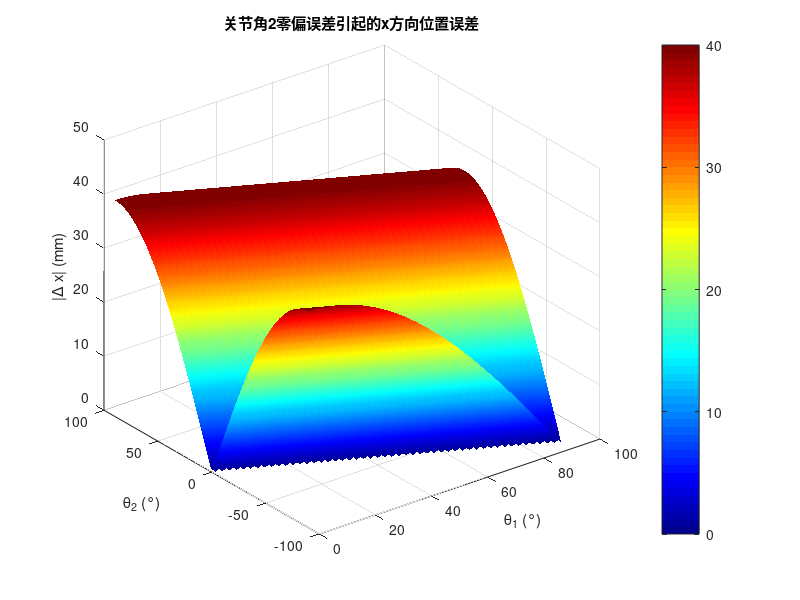
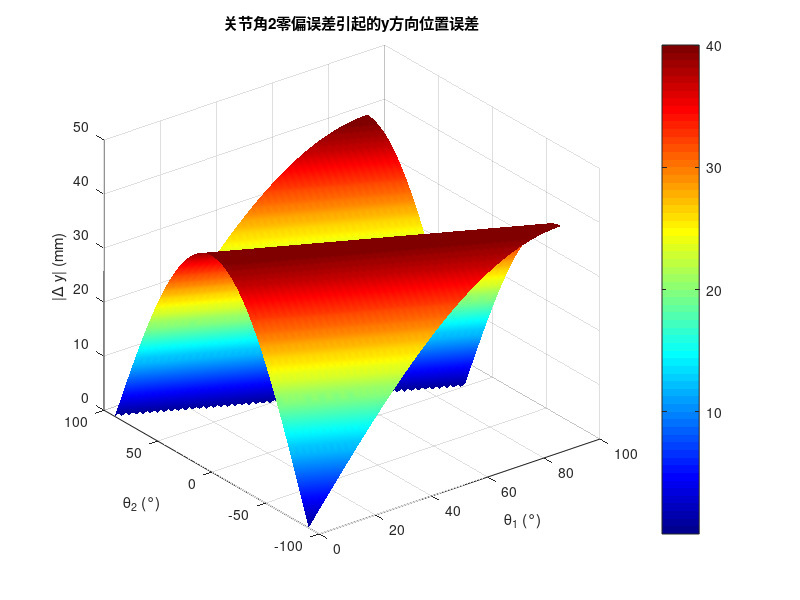
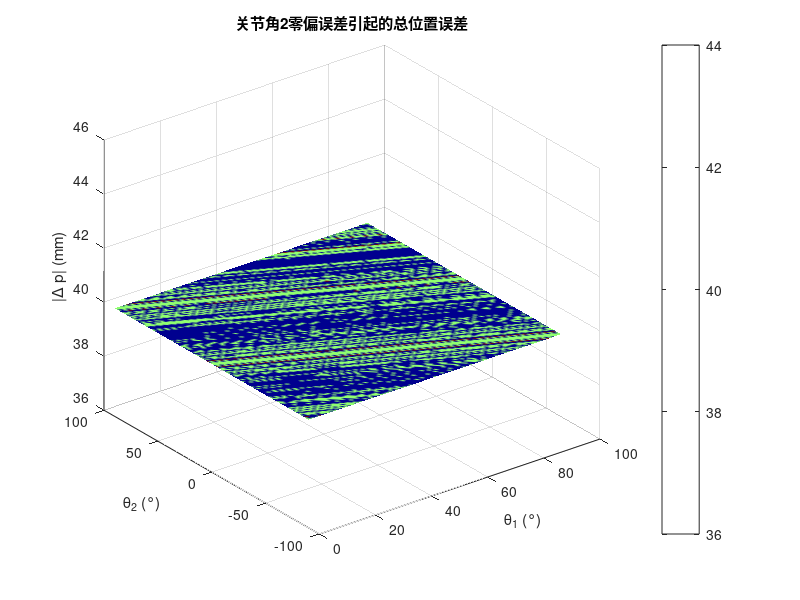

These charts were generated, in order, by the following MATLAB code:
%% ============================================================
%  二自由度机械臂关节角2零偏误差传播分析
%% ============================================================

clear; clc; close all;

%% 1. 参数设置
a1 = 1.0;
a2 = 0.8;
dtheta = 0.05;

theta1 = linspace(0, pi/2, 100);
theta2 = linspace(-pi/2, pi/2, 100);
[TH1, TH2] = meshgrid(theta1, theta2);

%% 2. 误差传播公式
% 仅θ2存在零偏误差时：
%   ∂x/∂θ2 = -a2*sin(θ1+θ2)
%   ∂y/∂θ2 =  a2*cos(θ1+θ2)

dx_dth2 = -a2 * sin(TH1 + TH2);
dy_dth2 =  a2 * cos(TH1 + TH2);

Delta_x = dx_dth2 * dtheta;
Delta_y = dy_dth2 * dtheta;
Delta_total = sqrt(Delta_x.^2 + Delta_y.^2);

fprintf('================ 关节角2零偏误差传播分析 ================\n');
fprintf('零偏误差: Δθ=%.4frad (%.2f°)\n', dtheta, rad2deg(dtheta));

%% 3. x方向误差曲面
figure('Name', 'x方向误差曲面(θ2)', 'Position', [50 550 600 450]);
surf(rad2deg(TH1), rad2deg(TH2), abs(Delta_x)*1000, 'EdgeColor', 'none');
colorbar; xlabel('\theta_1 (°)'); ylabel('\theta_2 (°)');
zlabel('|\Delta x| (mm)'); title('关节角2零偏误差引起的x方向位置误差');
colormap(jet); shading interp;

fprintf('\nx方向误差范围: %.4f ~ %.4f mm\n', min(abs(Delta_x(:)))*1000, max(abs(Delta_x(:)))*1000);

%% 4. y方向误差曲面
figure('Name', 'y方向误差曲面(θ2)', 'Position', [700 550 600 450]);
surf(rad2deg(TH1), rad2deg(TH2), abs(Delta_y)*1000, 'EdgeColor', 'none');
colorbar; xlabel('\theta_1 (°)'); ylabel('\theta_2 (°)');
zlabel('|\Delta y| (mm)'); title('关节角2零偏误差引起的y方向位置误差');
colormap(jet); shading interp;

fprintf('y方向误差范围: %.4f ~ %.4f mm\n', min(abs(Delta_y(:)))*1000, max(abs(Delta_y(:)))*1000);

%% 5. 总位置误差曲面
figure('Name', '总位置误差曲面(θ2)', 'Position', [50 50 600 450]);
surf(rad2deg(TH1), rad2deg(TH2), Delta_total*1000, 'EdgeColor', 'none');
colorbar; xlabel('\theta_1 (°)'); ylabel('\theta_2 (°)');
zlabel('|\Delta p| (mm)'); title('关节角2零偏误差引起的总位置误差');
colormap(jet); shading interp;

fprintf('总位置误差范围: %.4f ~ %.4f mm\n', min(Delta_total(:))*1000, max(Delta_total(:))*1000);

%% 6. 误差特性分析
fprintf('\n================ 误差特性分析 ================\n');

[max_err, max_idx] = max(Delta_total(:));
[max_i, max_j] = ind2sub(size(TH1), max_idx);
fprintf('最大总误差: %.4f mm\n', max_err*1000);
fprintf('  出现在 θ1=%.1f°, θ2=%.1f°\n', rad2deg(TH1(max_i,max_j)), rad2deg(TH2(max_i,max_j)));

[min_err, min_idx] = min(Delta_total(:));
[min_i, min_j] = ind2sub(size(TH1), min_idx);
fprintf('最小总误差: %.4f mm\n', min_err*1000);
fprintf('  出现在 θ1=%.1f°, θ2=%.1f°\n', rad2deg(TH1(min_i,min_j)), rad2deg(TH2(min_i,min_j)));

% 理论验证
fprintf('\n理论验证:\n');
fprintf('  总误差 = a2 * Δθ = %.4f mm (恒定值!)\n', a2*dtheta*1000);
fprintf('  与θ1、θ2均无关，仅由臂长a2和零偏决定\n');
